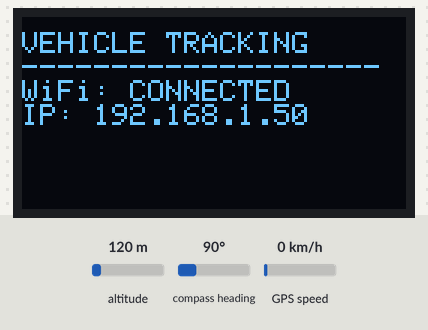
A sketch run on a simulated ESP32. Parts: 128×64 one-colour display. The test bench sets the inputs (shaded band); at power-on: GPS speed 0 km/h, altitude 120 m, compass heading 90°. WiFi joins after 1.5 s; servers stay silent unless stated; the GPS gets a fix after 3 s at 37.7749, -122.4194 with 8 satellites; what the sketch prints to the serial monitor is not drawn.

Above: at 3.2 s.
At 5.9 s:
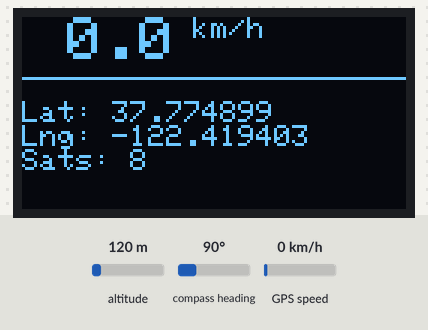
6.0 s: GPS speed set to 30 km/h
At 7.9 s:
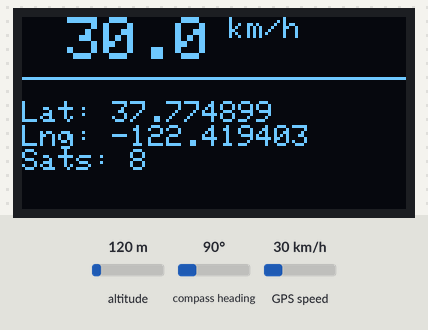
8.3 s: GPS speed set to 60 km/h
At 9.4 s:
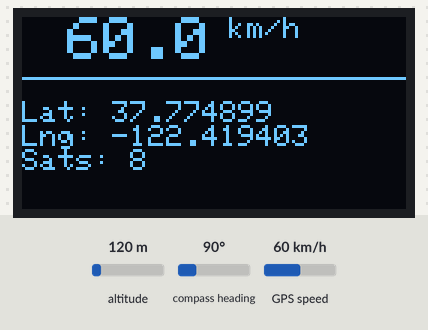
10.3 s: GPS speed set to 90 km/h
At 12.1 s:
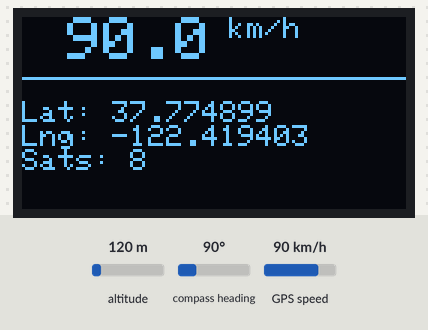
Timing chart, 0 to 13.6 s (numbered marks = the images above; inputs shaded):
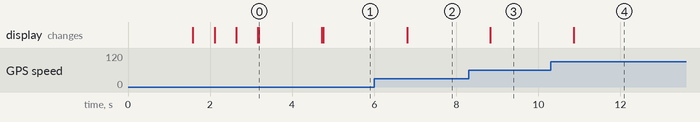

Measured:
- after the input at 6.0 s, the display: changes after 0.80 s (image 2)
- after the input at 8.3 s, the display: changes after 0.53 s (image 3)
- after the input at 10.3 s, the display: changes after 0.57 s (image 4)
- what the display in image 0 shows lasts 1.5 s, from 3.2 s to 4.7 s

The sketch:

Vehicle_Tracking_System.ino
```cpp
#include <WiFi.h>
#include <Firebase_ESP_Client.h>
#include <addons/TokenHelper.h>
#include <TinyGPS++.h>
#include <HardwareSerial.h>
#include <Wire.h>
#include <Adafruit_GFX.h>
#include <Adafruit_SH110X.h>

// =====================================================
// Wi-Fi
// =====================================================
#define WIFI_SSID "name"
#define WIFI_PASSWORD "12345678"

// =====================================================
// Firebase
// =====================================================
#define DATABASE_URL ""
#define API_KEY ""

// =====================================================
// GPS
// =====================================================
#define RXD2 16
#define TXD2 17
#define GPS_BAUD 9600

// =====================================================
// OLED
// =====================================================
#define I2C_SDA 21
#define I2C_SCL 22
#define I2C_ADDRESS 0x3C

#define SCREEN_WIDTH 128
#define SCREEN_HEIGHT 64
#define OLED_RESET -1

// =====================================================
// Objects
// =====================================================
TinyGPSPlus gps;
HardwareSerial SerialGPS(2);

Adafruit_SH1106G display(
  SCREEN_WIDTH,
  SCREEN_HEIGHT,
  &Wire,
  OLED_RESET
);

FirebaseData firebaseData;
FirebaseConfig config;
FirebaseAuth auth;
FirebaseJson json;

// =====================================================
// Timing
// =====================================================
unsigned long lastUpdateTime = 0;
const unsigned long UPDATE_INTERVAL = 2000;

// =====================================================
// Setup
// =====================================================
void setup() {

  Serial.begin(115200);

  // -------------------------
  // GPS
  // -------------------------
  SerialGPS.begin(
    GPS_BAUD,
    SERIAL_8N1,
    RXD2,
    TXD2
  );

  // -------------------------
  // OLED
  // -------------------------
  Wire.begin(I2C_SDA, I2C_SCL);

  if (!display.begin(I2C_ADDRESS, true)) {
    Serial.println("OLED initialization failed!");
  }

  display.clearDisplay();
  display.setTextColor(SH110X_WHITE);
  display.setTextSize(1);
  display.setCursor(0, 5);

  display.println("VEHICLE TRACKING");
  display.println("--------------------");
  display.println("System Starting...");

  display.display();

  delay(1500);

  // -------------------------
  // Wi-Fi connecting screen
  // -------------------------
  display.clearDisplay();
  display.setCursor(0, 5);

  display.println("VEHICLE TRACKING");
  display.println("--------------------");
  display.println("WiFi Connecting...");

  display.display();

  Serial.println();
  Serial.println("================================");
  Serial.println("   VEHICLE TRACKING SYSTEM");
  Serial.println("================================");

  Serial.println("Connecting to WiFi...");

  WiFi.begin(WIFI_SSID, WIFI_PASSWORD);

  int attempts = 0;

  while (
    WiFi.status() != WL_CONNECTED &&
    attempts < 30
  ) {

    delay(500);

    Serial.print(".");

    attempts++;

    display.clearDisplay();
    display.setCursor(0, 5);

    display.println("VEHICLE TRACKING");
    display.println("--------------------");

    display.print("WiFi Connecting");

    for (int i = 0; i < attempts % 4; i++) {
      display.print(".");
    }

    display.display();
  }

  // -------------------------
  // Wi-Fi result
  // -------------------------
  display.clearDisplay();
  display.setCursor(0, 5);

  display.println("VEHICLE TRACKING");
  display.println("--------------------");

  if (WiFi.status() == WL_CONNECTED) {

    Serial.println();
    Serial.println("WiFi Connected!");

    Serial.print("IP Address: ");
    Serial.println(WiFi.localIP());

    display.println("WiFi: CONNECTED");

    display.print("IP: ");
    display.println(WiFi.localIP());

  } else {

    Serial.println();
    Serial.println("WiFi Connection Failed!");

    display.println("WiFi: FAILED");
  }

  display.display();

  delay(1500);

  // -------------------------
  // Firebase configuration
  // -------------------------
  config.api_key = API_KEY;
  config.database_url = DATABASE_URL;
  config.token_status_callback = tokenStatusCallback;

  Serial.println("Connecting to Firebase...");

  // Anonymous Firebase authentication
  if (Firebase.signUp(
        &config,
        &auth,
        "",
        ""
      )) {

    Serial.println(
      "Firebase anonymous authentication successful."
    );

  } else {

    Serial.print(
      "Firebase authentication failed: "
    );

    Serial.println(
      config.signer.signupError.message.c_str()
    );
  }

  Firebase.begin(&config, &auth);

  Firebase.reconnectNetwork(true);

  Serial.println("Firebase initialized.");

  // -------------------------
  // Wait for Firebase
  // -------------------------
  unsigned long firebaseStart = millis();

  while (
    !Firebase.ready() &&
    millis() - firebaseStart < 15000
  ) {

    delay(500);
    Serial.print(".");
  }

  Serial.println();

  if (Firebase.ready()) {

    Serial.println("Firebase READY!");

  } else {

    Serial.println("Firebase is not ready yet.");
  }

  // -------------------------
  // System ready
  // -------------------------
  display.clearDisplay();
  display.setCursor(0, 5);

  display.println("VEHICLE TRACKING");
  display.println("--------------------");
  display.println("System Ready!");
  display.println("GPS Searching...");

  display.display();

  Serial.println("System Ready.");
}

// =====================================================
// Loop
// =====================================================
void loop() {

  // -------------------------
  // Read GPS continuously
  // -------------------------
  while (SerialGPS.available() > 0) {

    char gpsData = SerialGPS.read();

    gps.encode(gpsData);
  }

  updateSystem();
}

// =====================================================
// Main system update
// =====================================================
void updateSystem() {

  int satellitesCount = gps.satellites.value();

  bool locationValid = gps.location.isValid();

  // -------------------------
  // GPS not fixed
  // -------------------------
  if (
    !locationValid ||
    satellitesCount < 4 ||
    (
      gps.location.lat() == 0.0 &&
      gps.location.lng() == 0.0
    )
  ) {

    display.clearDisplay();

    display.setTextSize(1);
    display.setCursor(0, 5);

    display.println("VEHICLE TRACKING");

    display.drawLine(
      0,
      16,
      128,
      16,
      SH110X_WHITE
    );

    display.setCursor(0, 25);

    display.println("Searching GPS...");
    display.println("Waiting for fix");

    display.setCursor(0, 50);

    display.print("Satellites: ");
    display.print(satellitesCount);

    if ((millis() / 1000) % 2 == 0) {
      display.print(" .");
    }

    display.display();

    return;
  }

  // -------------------------
  // GPS valid
  // -------------------------
  float latitude = gps.location.lat();
  float longitude = gps.location.lng();

  float rawSpeed = gps.speed.kmph();

  float filteredSpeed = rawSpeed;

  if (rawSpeed < 3.0) {
    filteredSpeed = 0.0;
  }

  // -------------------------
  // OLED live display
  // -------------------------
  display.clearDisplay();

  display.setTextSize(2);

  display.setCursor(15, 0);

  display.print(filteredSpeed, 1);

  display.setTextSize(1);

  display.print(" km/h");

  display.drawLine(
    0,
    20,
    128,
    20,
    SH110X_WHITE
  );

  display.setCursor(0, 28);

  display.print("Lat: ");
  display.println(latitude, 6);

  display.print("Lng: ");
  display.println(longitude, 6);

  display.print("Sats: ");
  display.println(satellitesCount);

  display.display();

  // -------------------------
  // Firebase update interval
  // -------------------------
  if (
    millis() - lastUpdateTime < UPDATE_INTERVAL
  ) {
    return;
  }

  lastUpdateTime = millis();

  // -------------------------
  // Firebase ready check
  // -------------------------
  if (!Firebase.ready()) {

    Serial.println(
      "Firebase is not ready yet; update skipped."
    );

    return;
  }

  // -------------------------
  // Create JSON
  // -------------------------
  json.clear();

  json.add(
    "lat",
    latitude
  );

  json.add(
    "lng",
    longitude
  );

  json.add(
    "speed",
    filteredSpeed
  );

  json.add(
    "sats",
    satellitesCount
  );

  json.set(
    "timestamp/.sv",
    "timestamp"
  );

  // -------------------------
  // Serial information
  // -------------------------
  Serial.println();
  Serial.println("--------------------------------");

  Serial.println("Firebase Update");

  Serial.print("Latitude : ");
  Serial.println(latitude, 6);

  Serial.print("Longitude: ");
  Serial.println(longitude, 6);

  Serial.print("Speed    : ");
  Serial.print(filteredSpeed, 1);
  Serial.println(" km/h");

  Serial.print("Satellites: ");
  Serial.println(satellitesCount);

  // -------------------------
  // History upload
  // Only when vehicle is moving
  // -------------------------
  if (filteredSpeed > 0.0) {

    if (
      Firebase.RTDB.pushJSON(
        &firebaseData,
        "/history",
        &json
      )
    ) {

      Serial.println(
        "History data uploaded successfully."
      );

    } else {

      Serial.print(
        "History upload failed: "
      );

      Serial.println(
        firebaseData.errorReason()
      );
    }
  }

  // -------------------------
  // Live GPS upload
  // -------------------------
  if (
    Firebase.RTDB.setJSON(
      &firebaseData,
      "/gps",
      &json
    )
  ) {

    Serial.println(
      "Live GPS data uploaded successfully."
    );

  } else {

    Serial.print(
      "Live GPS upload failed: "
    );

    Serial.println(
      firebaseData.errorReason()
    );
  }

  // -------------------------
  // Heartbeat
  // -------------------------
  if (
    Firebase.RTDB.setInt(
      &firebaseData,
      "/status/heartbeat",
      millis() / 1000
    )
  ) {

    Serial.println(
      "Heartbeat updated."
    );

  } else {

    Serial.print(
      "Heartbeat update failed: "
    );

    Serial.println(
      firebaseData.errorReason()
    );
  }

  Serial.println("--------------------------------");
}
```
